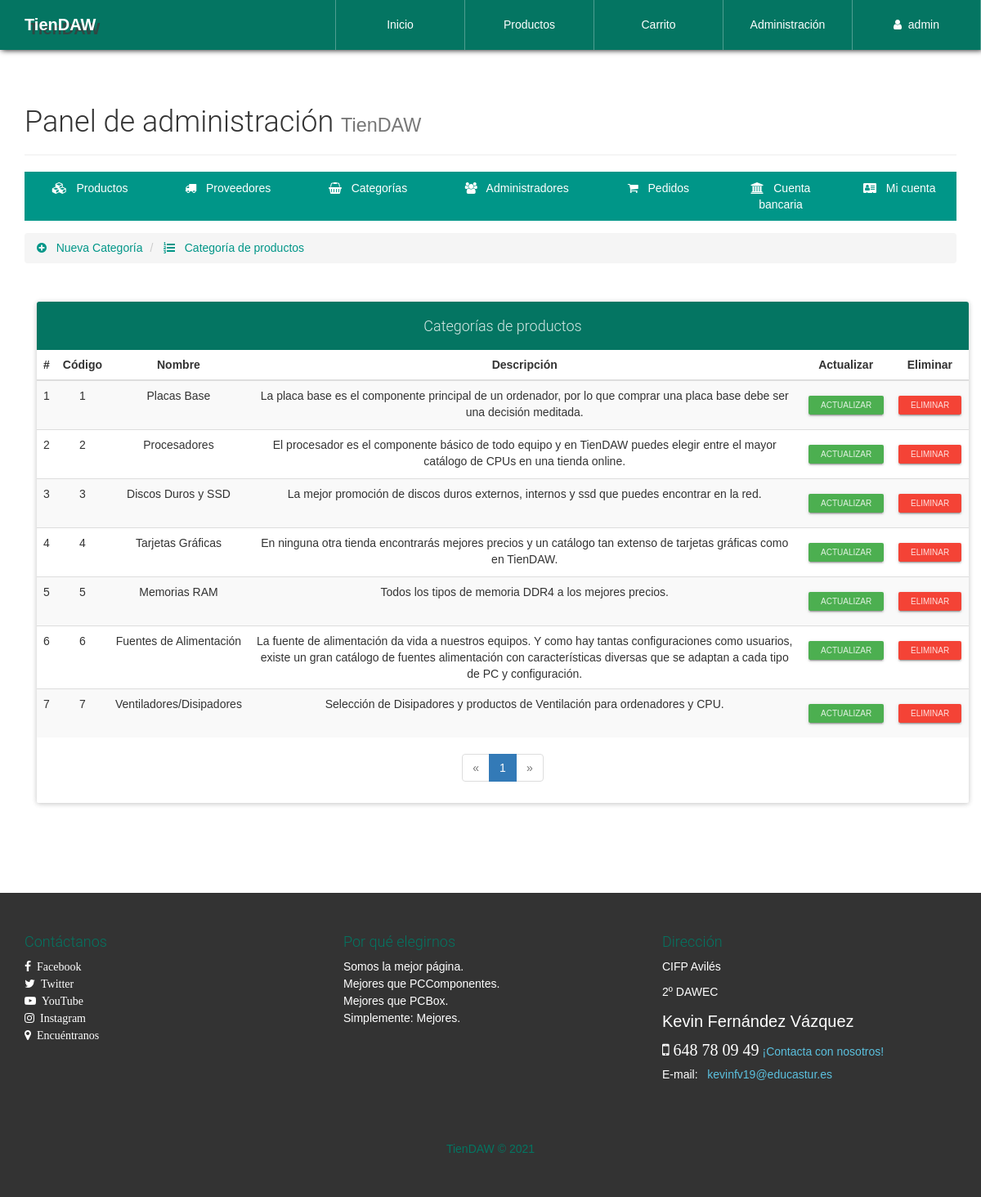
/configAdmin.php?view=categorylist (signed in), run on the app's committed database.
### tables this page shows
CREATE TABLE `categoria` (
  `CodigoCat` varchar(30) NOT NULL,
  `Nombre` varchar(30) NOT NULL,
  `Descripcion` text NOT NULL
);

### admin/categorylist-view.php (the view, shortened to what this page needs)
<ul class="breadcrumb" style="margin-bottom: 5px;">
    <li>
        <a href="configAdmin.php?view=category">
            <i class="fa fa-plus-circle" aria-hidden="true"></i> &nbsp; Nueva Categoría
        </a>
    </li>
    <li>
        <a href="configAdmin.php?view=categorylist"><i class="fa fa-list-ol" aria-hidden="true"></i> &nbsp; Categoría de productos</a>
    </li>
</ul>
<div class="container">
	<div class="row">
        <div class="col-xs-12">
            <br><br>
            <div class="panel panel-info">
                <div class="panel-heading text-center" style="background-color: rgb(4, 117, 98);"><h4>Categorías de productos</h4></div>
                <div class="table-responsive">
                    <table class="table table-striped table-hover">
                        <thead class="">
                            <tr>
                            	<th class="text-center">#</th>
                                <th class="text-center">Código</th>
                                <th class="text-center">Nombre</th>
                                <th class="text-center">Descripción</th>
                                <th class="text-center">Actualizar</th>
                              	<th class="text-center">Eliminar</th>
                            </tr>
                        </thead>
                        <tbody>
                            <?php
                            	$mysqli = mysqli_connect(SERVER, USER, PASS, BD);
								mysqli_set_charset($mysqli, "utf8");
								$pagina = isset($_GET['pag']) ? (int)$_GET['pag'] : 1;
								$regpagina = 10;
								$inicio = ($pagina > 1) ? (($pagina * $regpagina) - $regpagina) : 0;
								$categorias=mysqli_query($mysqli,"SELECT SQL_CALC_FOUND_ROWS * FROM categoria LIMIT $inicio, $regpagina");
								$totalregistros = mysqli_query($mysqli,"SELECT FOUND_ROWS()");
								$totalregistros = mysqli_fetch_array($totalregistros, MYSQLI_ASSOC);
								$numeropaginas = ceil($totalregistros["FOUND_ROWS()"]/$regpagina);
								$cr=$inicio+1;
                              while($cate=mysqli_fetch_array($categorias, MYSQLI_ASSOC)){
                            ?>
                            <tr>
	                            <td class="text-center"><?php echo $cr; ?></td>
	                        	<td class="text-center"><?php echo $cate['CodigoCat']; ?></td>
	                        	<td class="text-center"><?php echo $cate['Nombre']; ?></td>
	                        	<td class="text-center"><?php echo $cate['Descripcion']; ?></td>
	                        	<td class="text-center">
	                        		<a href="configAdmin.php?view=categoryinfo&code=<?php echo $cate['CodigoCat']; ?>" class="btn btn-raised btn-xs btn-success">Actualizar</a>
	                        	</td>
	                        	<td class="text-center">
	                        		<form action="process/delcategori.php" method="POST" class="FormCatElec" data-form="delete">
	                        			<button type="submit" class="btn btn-raised btn-xs btn-danger">Eliminar</button>
	                        		</form>
	                        	</td>
                            </tr>
                            <?php
                            	$cr++;
                              }
                            ?>
                        </tbody>
                    </table>
                </div>
                <?php if($numeropaginas>=1): ?>
                <div class="text-center">
                  <ul class="pagination">
                    <?php if($pagina == 1): ?>
                        <li class="disabled">
                            <a>
                                <span aria-hidden="true">&laquo;</span>
                            </a>
                        </li>
                    <?php endif; ?>
                    <?php
                        for($i=1; $i <= $numeropaginas; $i++ ){
                            if($pagina == $i){
                                echo '<li class="active"><a href="configAdmin.php?view=categorylist&pag='.$i.'">'.$i.'</a></li>';
                            }else{
                                echo '<li><a href="configAdmin.php?view=categorylist&pag='.$i.'">'.$i.'</a></li>';
                            }
                        }
                    ?>
                    <?php if($pagina == $numeropaginas): ?>
                        <li class="disabled">
                            <a>
                                <span aria-hidden="true">&raquo;</span>
                            </a>
                        </li>
                    <?php endif; ?>
                  </ul>
                </div>
                <?php endif; ?>
            </div>
        </div>
	</div>
</div>

### css/style.css (style rules this page uses)
body { font-family: Arial; line-height: 1.5; font-size: 1.4em; width: 100%; height: 100%; margin: 0px; padding: 0px; background-position: center center; background-repeat: no-repeat; background-attachment: fixed; background-size: cover; background-color: #fff; }
#container-page-configAdmin { background-color:#fff; }

### data on the page
categoria: CodigoCat "1", Nombre "Placas Base", Descripcion "La placa base es el componente principal de un ordenador, por lo que comprar una placa base debe ser una decisión meditada."
categoria: CodigoCat "2", Nombre "Procesadores", Descripcion "El procesador es el componente básico de todo equipo y en TienDAW puedes elegir entre el mayor catálogo de CPUs en una tienda online."
categoria: CodigoCat "3", Nombre "Discos Duros y SSD", Descripcion "La mejor promoción de discos duros externos, internos y ssd que puedes encontrar en la red."
categoria: CodigoCat "4", Nombre "Tarjetas Gráficas", Descripcion "En ninguna otra tienda encontrarás mejores precios y un catálogo tan extenso de tarjetas gráficas como en TienDAW."
categoria: CodigoCat "5", Nombre "Memorias RAM", Descripcion "Todos los tipos de memoria DDR4 a los mejores precios."
categoria: CodigoCat "6", Nombre "Fuentes de Alimentación", Descripcion "La fuente de alimentación da vida a nuestros equipos. Y como hay tantas configuraciones como usuarios, existe un gran catálogo de fuentes alimentación con características diversas que se adaptan a cada tipo de PC y configuración."
categoria: CodigoCat "7", Nombre "Ventiladores/Disipadores", Descripcion "Selección de Disipadores y productos de Ventilación para ordenadores y CPU."

### other printed values
$_SESSION['nombreAdmin'] "admin"
